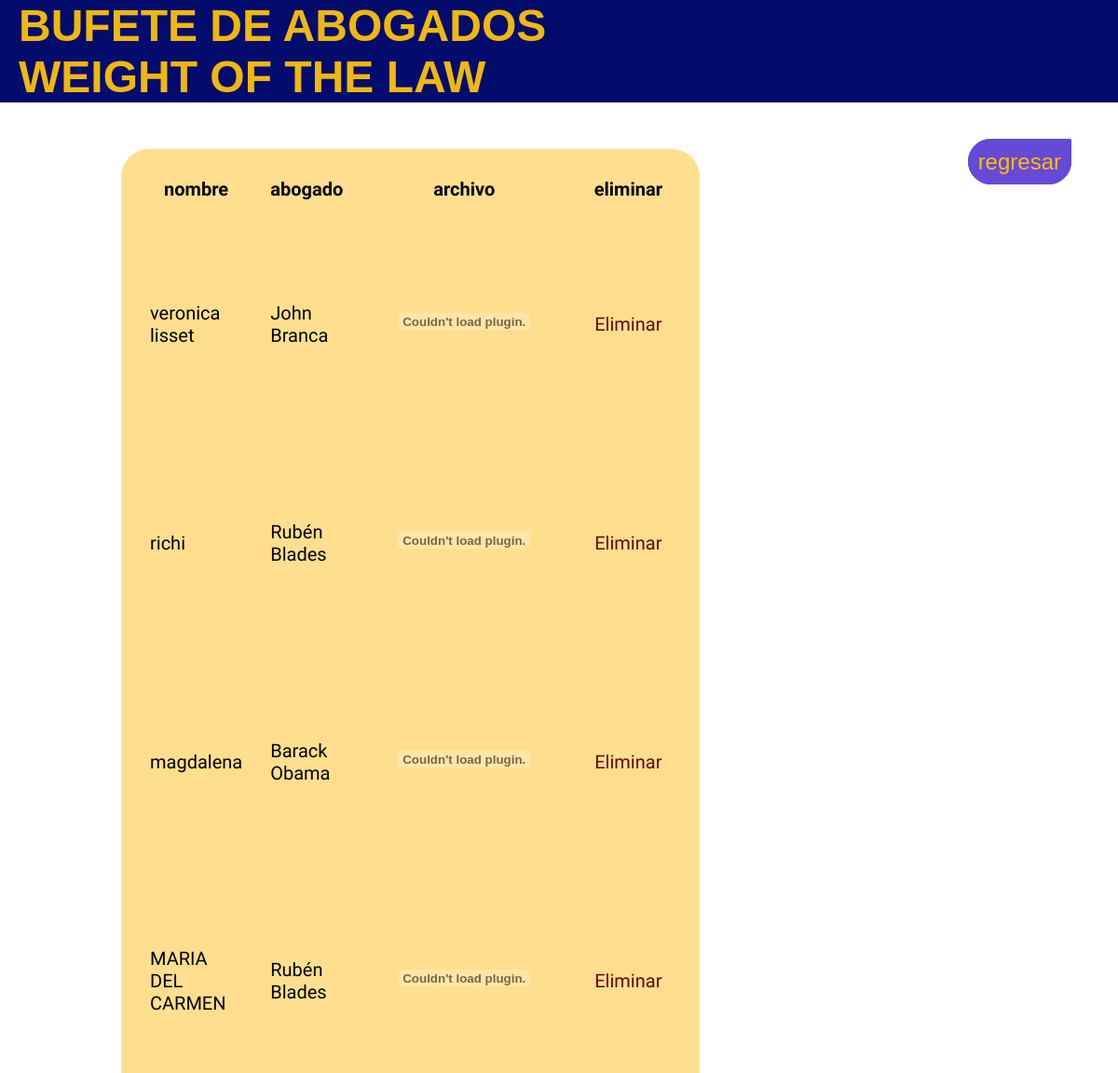
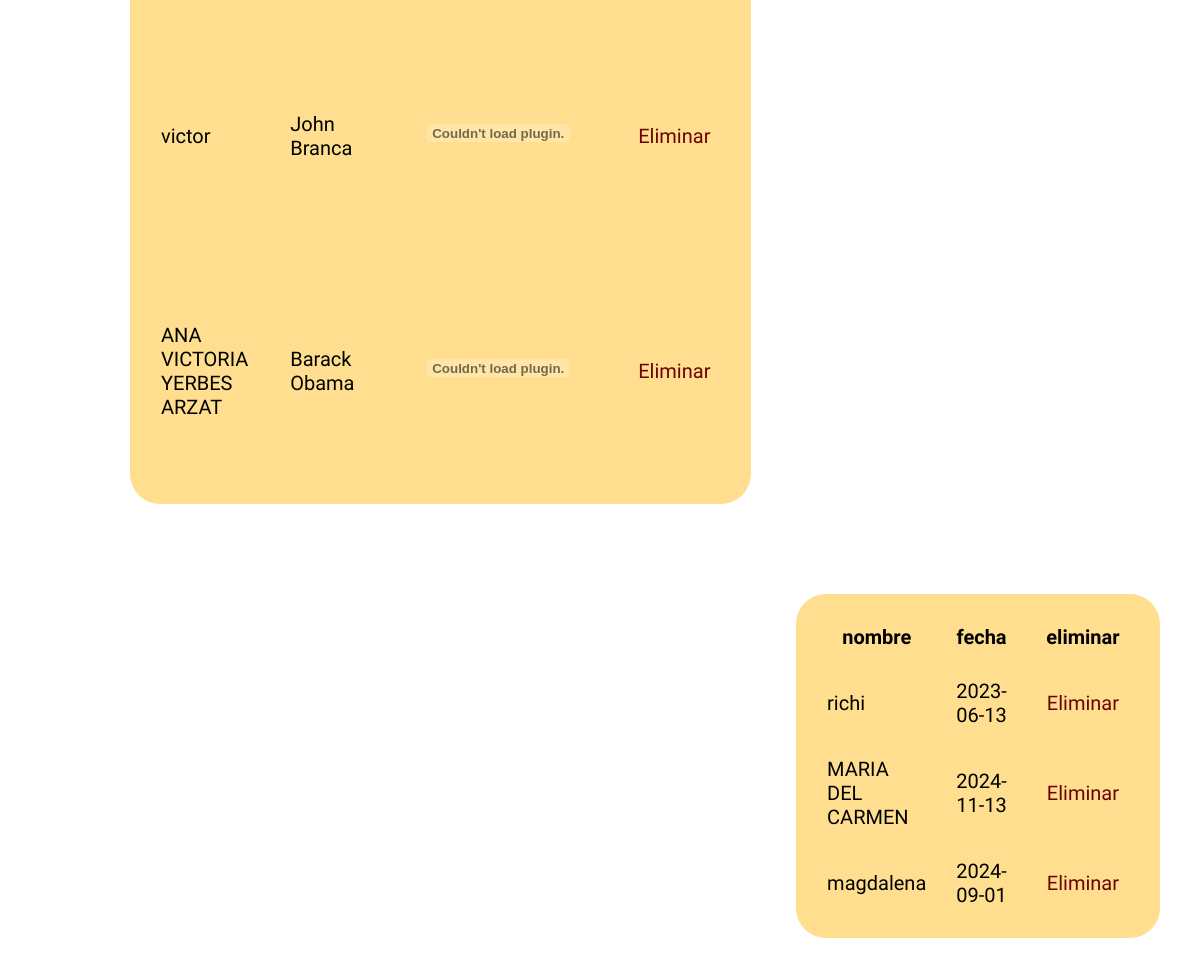
/verListaA.php, run on the app's committed database (2 pictures, top to bottom).
### tables this page shows
CREATE TABLE `datos` (
  `id` int(11) NOT NULL,
  `Nombre` varchar(100) NOT NULL,
  `documento` varchar(255) NOT NULL,
  `abogado` varchar(100) NOT NULL
);

CREATE TABLE `agenda` (
  `cliente` varchar(40) NOT NULL,
  `fecha` varchar(20) NOT NULL,
  `id` int(11) NOT NULL
);

### verListaA.php (the view, shortened to what this page needs)
<!DOCTYPE html>
<html lang="en">
<head>
<link rel="stylesheet" href="estilo.css">
</head>
<body>
  <div class="contenedor">
  <div id="barribaA">
          <h1>BUFETE DE ABOGADOS <br>
          WEIGHT OF
          THE LAW</h1>
          <div class="regresar">
      <a href="vistaA.php">regresar</a>
    </div>
  </div>
      <div class="lista">
<table>
<tr>
<th>nombre</th>
<th>abogado</th>
<th>archivo</th>
<th>eliminar</th>
</tr>
<?php
include "conexion.php";
$tabla1 = "SELECT * FROM `datos` ORDER BY id ASC";
$resultado = mysqli_query($conectar,$tabla1);
          while ($fila = mysqli_fetch_assoc($resultado)) {
            ?>
            <tr>
              <td>
                <?php echo $fila["Nombre"] ?>
              </td>
              <td>
                <?php echo $fila["abogado"] ?>
              </td>
              <td>
                <?php
                echo '<div class="documento">';
                echo "<embed src=".$fila["documento"]." type='application/pdf' width='200px' height='200px' />";
                echo '</div>';
                ?>
              </td>
              <td><a class="eliminar" href="#" onClick="validar('eliminar.php?id=<?php echo $fila["id"]; ?>')">Eliminar </a>
              </td>
                  <?php
          }
          ?>
</table>
      </div>
      <div class="lista2">
<table>
<tr>
<th>nombre</th>
<th>fecha</th>
<th>eliminar</th>
</tr>
<?php
include "conexion.php";
$tabla2 = "SELECT * FROM `agenda` ORDER BY id ASC";
$resultado = mysqli_query($conectar,$tabla2);
          while ($fila = mysqli_fetch_assoc($resultado)) {
            ?>
            <tr>
              <td>
                <?php echo $fila["cliente"] ?>
              </td>
              <td>
                <?php echo $fila["fecha"] ?>
              </td>
              <td><a class="eliminar" href="#" onClick="validar('eliminar2.php?id=<?php echo $fila["id"]; ?>')">Eliminar </a>
              </td>
                  <?php
          }
          ?>
</table>
  </div>
</body>
</html>

### estilo.css (style rules this page uses)
* { box-sizing: border-box; margin: 0px; padding: 0px; }
body { font-family: Arial, sans-serif; font-size: 24px; background-image: url(imagenes/abogado.jpg); background-size:cover; scroll-behavior: smooth; }
.contenedor { width: 100%; font-family: 'Josefin Sans', sans-serif; }
.regresar { float: inline-end; margin: 50px; }
.regresar a { text-decoration: none; border: 1px #6749D7 solid; background-color: #6749D7; padding: 10px; border-radius: 60px 5px 60px 60px; color: #ffbf00; }
table { font-size: 20px; margin: 50px 130px; width: 1000px; background-color: #ffd773cb; border-spacing: 30px; border:1px #030c6c00 solid; border-radius: 30px; font-family: 'Dosis', sans-serif; }
table a { text-decoration: none; }
#barribaA { color: #efb810; background-color: #030B6C; width: 100%; }
.lista { float: left; }
.lista table { width: 400px; font-family: 'Dosis', sans-serif; }
.eliminar { text-decoration: none; color: #6c0303; padding: 10px; border-radius: 20px 1px 20px 1px; }
.lista2 { float: right; vertical-align: top; }
.lista2 table { width: 200px; margin: 40px; }
h1 { margin-left: 20px; }

### data on the page
datos: Nombre "veronica lisset", abogado "John Branca"
datos: Nombre "richi", abogado "Rubén Blades"
datos: Nombre "magdalena", abogado "Barack Obama"
datos: Nombre "MARIA DEL CARMEN", abogado "Rubén Blades"
datos: Nombre "victor", abogado "John Branca"
datos: Nombre "ANA VICTORIA YERBES ARZAT", abogado "Barack Obama"
agenda: cliente "richi", fecha "2023-06-13"
agenda: cliente "MARIA DEL CARMEN", fecha "2024-11-13"
agenda: cliente "magdalena", fecha "2024-09-01"
